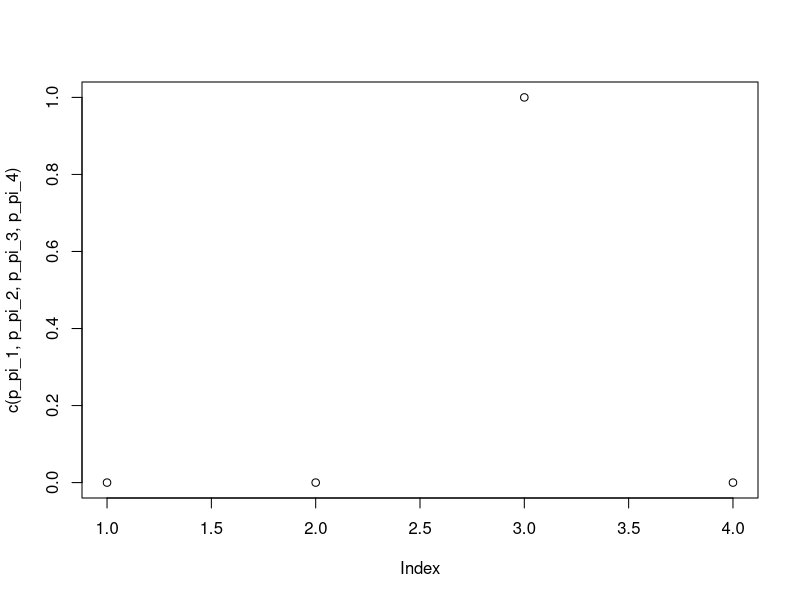

This figure's R source:
## ej 2.13 c ##

l_pi_1  <- dbinom(470,800,0.4)
l_pi_2  <- dbinom(470,800,0.5)
l_pi_3 <- dbinom(470,800,0.6)
l_pi_4 <- dbinom(470,800,0.7)
p_de_y_470 <- l_pi_1*0.1+ l_pi_2*0.2 + l_pi_3* 0.44 + l_pi_4 * 0.26

p_pi_1 <- l_pi_1 * 0.1 / p_de_y_470
p_pi_2 <- l_pi_2 * 0.2 / p_de_y_470
p_pi_3 <- l_pi_3 * 0.44 / p_de_y_470
p_pi_4 <- l_pi_4 * 0.26 / p_de_y_470

plot(c(p_pi_1,p_pi_2,p_pi_3,p_pi_4))